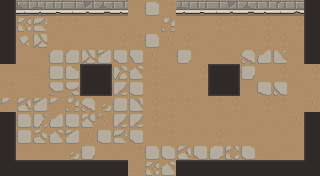

The image is a tile-based game level rendered from a .tmx file. Its description and complete source (layers, tilesets, objects, tile grids) follow:
An orthogonal 20x11 tile map with 16x16 px tiles, 6 tile layers (ground, dressing, decor, walls, ...), 3 tilesets and 12 objects (6x PROP, 5x ENTRY, CHEST).

<map version="1.10" tiledversion="1.10.2" orientation="orthogonal" renderorder="right-down" width="20" height="11" tilewidth="16" tileheight="16" infinite="0" nextlayerid="8" nextobjectid="13">
 <tileset firstgid="1" name="wall" tilewidth="16" tileheight="16" tilecount="176" columns="11">
  <image source="../../../gfx/tiles/crypt/walls_floor.png" width="176" height="256" />
 </tileset>
 <tileset firstgid="177" name="slabs" tilewidth="16" tileheight="16" tilecount="207" columns="9">
  <image source="../../../gfx/tiles/crypt/slabs.png" width="144" height="368" />
 </tileset>
 <tileset firstgid="384" name="objects" tilewidth="16" tileheight="16" tilecount="384" columns="24">
  <image source="../../../gfx/tiles/crypt/objects.png" width="384" height="256" />
 </tileset>
 <layer id="1" name="ground" width="20" height="11">
  <data encoding="csv">
332,334,380,156,158,156,151,152,159,339,158,158,162,156,159,156,158,151,156,160,
383,382,354,158,158,164,157,161,164,160,363,159,153,151,158,157,151,152,151,151,
352,370,352,153,164,162,161,151,158,336,163,151,153,152,160,159,151,151,156,156,
157,162,161,340,331,352,351,346,359,163,161,332,160,161,157,360,377,375,159,160,
159,159,157,334,343,339,344,355,361,158,157,156,151,161,157,337,162,151,152,151,
158,162,156,379,378,377,383,380,333,158,159,156,160,153,153,159,335,348,159,164,
372,356,351,372,363,360,374,345,350,151,158,158,153,158,151,156,151,158,162,163,
381,336,366,377,338,353,364,380,380,151,158,162,160,161,153,153,156,164,163,162,
337,334,362,361,351,163,333,354,346,161,158,161,161,151,160,159,162,161,162,161,
156,159,161,160,374,337,161,152,158,336,330,356,346,347,383,330,157,152,160,156,
159,160,158,370,153,360,158,153,157,382,361,351,364,371,372,156,163,375,156,162
</data>
 </layer>
 <layer id="2" name="dressing" width="20" height="11">
  <data encoding="csv">
0,0,0,0,0,0,0,0,0,0,0,0,0,0,0,0,0,0,0,0,
0,0,0,0,0,0,0,0,0,0,0,0,0,0,0,0,0,0,0,0,
0,0,0,0,0,0,0,0,0,0,0,0,0,0,0,0,0,0,0,0,
0,0,0,0,0,0,0,0,0,0,0,0,0,0,0,0,0,0,0,0,
0,0,0,0,0,0,0,0,0,0,0,0,0,0,0,0,0,0,0,0,
0,0,0,0,0,0,0,0,0,0,0,0,0,0,0,0,0,0,0,0,
0,0,0,0,0,0,0,0,0,0,0,0,0,0,0,0,0,0,0,0,
0,0,0,0,0,0,0,0,0,0,0,0,0,0,0,0,0,0,0,0,
0,0,0,0,0,0,0,0,0,0,0,0,0,0,0,0,0,0,0,0,
0,0,0,0,0,0,0,0,0,0,0,0,0,0,0,0,0,0,0,0,
0,0,0,0,0,0,0,0,0,0,0,0,0,0,0,0,0,0,0,0
</data>
 </layer>
 <layer id="3" name="decor" width="20" height="11">
  <data encoding="csv">
0,0,0,0,0,0,0,0,0,0,0,0,0,0,0,0,0,0,0,0,
0,0,0,0,0,0,0,0,0,0,0,0,0,0,0,0,0,0,0,0,
0,0,0,0,0,0,0,0,0,0,0,0,0,0,0,0,0,0,0,0,
0,0,0,0,0,0,0,0,0,0,0,0,0,0,0,0,0,0,0,0,
0,0,0,0,0,0,0,0,0,0,0,0,0,0,0,0,0,0,0,0,
0,0,0,0,0,0,0,0,0,0,0,0,0,0,0,0,0,0,0,0,
0,0,0,0,0,0,0,0,0,0,0,0,0,0,0,0,0,0,0,0,
0,0,0,0,0,0,0,0,0,0,0,0,0,0,0,0,0,0,0,0,
0,0,0,0,0,0,0,0,0,0,0,0,0,0,0,0,0,0,0,0,
0,0,0,0,0,0,0,0,0,0,0,0,0,0,0,0,0,0,0,0,
0,0,0,0,0,0,0,0,0,0,0,0,0,0,0,0,0,0,0,0
</data>
 </layer>
 <layer id="4" name="walls" width="20" height="11">
  <data encoding="csv">
123,196,197,198,199,200,201,202,0,0,0,197,198,199,200,201,202,203,195,125,
123,0,0,0,0,0,0,0,0,0,0,0,0,0,0,0,0,0,0,125,
123,0,0,0,0,0,0,0,0,0,0,0,0,0,0,0,0,0,0,125,
123,0,0,0,0,0,0,0,0,0,0,0,0,0,0,0,0,0,0,125,
0,0,0,0,0,0,0,0,0,0,0,0,0,0,0,0,0,0,0,0,
0,0,0,0,0,0,0,0,0,0,0,0,0,0,0,0,0,0,0,0,
0,0,0,0,0,0,0,0,0,0,0,0,0,0,0,0,0,0,0,0,
123,0,0,0,0,0,0,0,0,0,0,0,0,0,0,0,0,0,0,125,
123,0,0,0,0,0,0,0,0,0,0,0,0,0,0,0,0,0,0,125,
123,0,0,0,0,0,0,0,0,0,0,0,0,0,0,0,0,0,0,125,
134,135,135,135,135,135,135,135,0,0,0,135,135,135,135,135,135,135,135,136
</data>
 </layer>
 <layer id="5" name="props" width="20" height="11">
  <data encoding="csv">
0,0,0,0,0,0,0,0,0,0,0,0,0,0,0,0,0,0,0,0,
0,0,0,0,0,0,0,0,0,0,0,0,0,0,0,0,0,0,0,0,
0,0,0,0,0,0,0,0,0,0,0,0,0,0,0,0,0,0,0,0,
0,0,0,0,0,0,0,0,0,0,0,0,0,0,0,0,0,0,0,0,
0,0,0,0,0,126,127,0,0,0,0,0,0,126,127,0,0,0,0,0,
0,0,0,0,0,137,138,0,0,0,0,0,0,137,138,0,0,0,0,0,
0,0,0,0,0,0,0,0,0,0,0,0,0,0,0,0,0,0,0,0,
0,0,0,0,0,0,0,0,0,0,0,0,0,0,0,0,0,0,0,0,
0,0,0,0,0,0,0,0,0,0,0,0,0,0,0,0,0,0,0,0,
0,0,0,0,0,0,0,0,0,0,0,0,0,0,0,0,0,0,0,0,
0,0,0,0,0,0,0,0,0,0,0,0,0,0,0,0,0,0,0,0
</data>
 </layer>
 <layer id="6" name="overhead" width="20" height="11">
  <data encoding="csv">
0,0,0,0,0,0,0,0,0,0,0,0,0,0,0,0,0,0,0,0,
0,0,0,0,0,0,0,0,0,0,0,0,0,0,0,0,0,0,0,0,
0,0,0,0,0,0,0,0,0,0,0,0,0,0,0,0,0,0,0,0,
0,0,0,0,0,0,0,0,0,0,0,0,0,0,0,0,0,0,0,0,
0,0,0,0,0,0,0,0,0,0,0,0,0,0,0,0,0,0,0,0,
0,0,0,0,0,0,0,0,0,0,0,0,0,0,0,0,0,0,0,0,
0,0,0,0,0,0,0,0,0,0,0,0,0,0,0,0,0,0,0,0,
0,0,0,0,0,0,0,0,0,0,0,0,0,0,0,0,0,0,0,0,
0,0,0,0,0,0,0,0,0,0,0,0,0,0,0,0,0,0,0,0,
0,0,0,0,0,0,0,0,0,0,0,0,0,0,0,0,0,0,0,0,
0,0,0,0,0,0,0,0,0,0,0,0,0,0,0,0,0,0,0,0
</data>
 </layer>
 <objectgroup id="7" name="spawns">
  <object id="1" name="UP" type="ENTRY" x="152" y="24" />
  <object id="2" name="DOWN" type="ENTRY" x="152" y="152" />
  <object id="3" name="LEFT" type="ENTRY" x="24" y="88" />
  <object id="4" name="RIGHT" type="ENTRY" x="296" y="88" />
  <object id="5" name="" type="ENTRY" x="168" y="88" />
  <object id="6" name="" type="CHEST" x="152" y="88" />
  <object id="7" name="torch" type="PROP" x="56" y="168" />
  <object id="8" name="torch" type="PROP" x="264" y="168" />
  <object id="9" name="torch" type="PROP" x="8" y="136" />
  <object id="10" name="torch" type="PROP" x="312" y="136" />
  <object id="11" name="banner" type="PROP" x="120" y="168" />
  <object id="12" name="banner" type="PROP" x="200" y="168" />
 </objectgroup>
</map>
